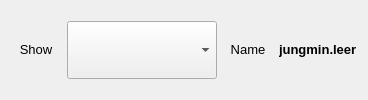
       <widget class="QFrame" name="frame">
        <layout class="QHBoxLayout" name="horizontalLayout_4">
         <item>
          <widget class="QLabel" name="label_17">
           <property name="sizePolicy">
            <sizepolicy hsizetype="Preferred" vsizetype="Maximum">
             <horstretch>0</horstretch>
             <verstretch>0</verstretch>
            </sizepolicy>
           </property>
           <property name="minimumSize">
            <size>
             <width>50</width>
             <height>0</height>
            </size>
           </property>
           <property name="maximumSize">
            <size>
             <width>50</width>
             <height>16777215</height>
            </size>
           </property>
           <property name="font">
            <font>
             <pointsize>10</pointsize>
            </font>
           </property>
           <property name="text">
            <string>Show</string>
           </property>
           <property name="alignment">
            <set>Qt::AlignCenter</set>
           </property>
          </widget>
         </item>
         <item>
          <widget class="QComboBox" name="show_comboBox">
           <property name="sizePolicy">
            <sizepolicy hsizetype="Minimum" vsizetype="Maximum">
             <horstretch>0</horstretch>
             <verstretch>0</verstretch>
            </sizepolicy>
           </property>
           <property name="minimumSize">
            <size>
             <width>150</width>
             <height>30</height>
            </size>
           </property>
           <property name="maximumSize">
            <size>
             <width>150</width>
             <height>16777215</height>
            </size>
           </property>
           <property name="font">
            <font>
             <pointsize>10</pointsize>
             <weight>50</weight>
             <bold>false</bold>
            </font>
           </property>
           <property name="styleSheet">
            <string notr="true">QComboBox QAbstractItemView::item{margin-top: 5px;}</string>
           </property>
           <property name="editable">
            <bool>false</bool>
           </property>
           <property name="currentIndex">
            <number>-1</number>
           </property>
           <property name="maxVisibleItems">
            <number>10</number>
           </property>
           <property name="sizeAdjustPolicy">
            <enum>QComboBox::AdjustToMinimumContentsLengthWithIcon</enum>
           </property>
           <property name="minimumContentsLength">
            <number>0</number>
           </property>
           <property name="iconSize">
            <size>
             <width>25</width>
             <height>50</height>
            </size>
           </property>
           <property name="frame">
            <bool>true</bool>
           </property>
          </widget>
         </item>
         <item>
          <widget class="QLabel" name="label_18">
           <property name="sizePolicy">
            <sizepolicy hsizetype="Preferred" vsizetype="Maximum">
             <horstretch>0</horstretch>
             <verstretch>0</verstretch>
            </sizepolicy>
           </property>
           <property name="minimumSize">
            <size>
             <width>50</width>
             <height>0</height>
            </size>
           </property>
           <property name="maximumSize">
            <size>
             <width>50</width>
             <height>16777215</height>
            </size>
           </property>
           <property name="font">
            <font>
             <pointsize>10</pointsize>
            </font>
           </property>
           <property name="text">
            <string>Name</string>
           </property>
           <property name="alignment">
            <set>Qt::AlignCenter</set>
           </property>
          </widget>
         </item>
         <item>
          <widget class="QLabel" name="name_label">
           <property name="sizePolicy">
            <sizepolicy hsizetype="Preferred" vsizetype="Maximum">
             <horstretch>0</horstretch>
             <verstretch>0</verstretch>
            </sizepolicy>
           </property>
           <property name="maximumSize">
            <size>
             <width>80</width>
             <height>16777215</height>
            </size>
           </property>
           <property name="font">
            <font>
             <pointsize>10</pointsize>
             <weight>75</weight>
             <bold>true</bold>
            </font>
           </property>
           <property name="text">
            <string>jungmin.leer</string>
           </property>
          </widget>
         </item>
        </layout>
       </widget>
